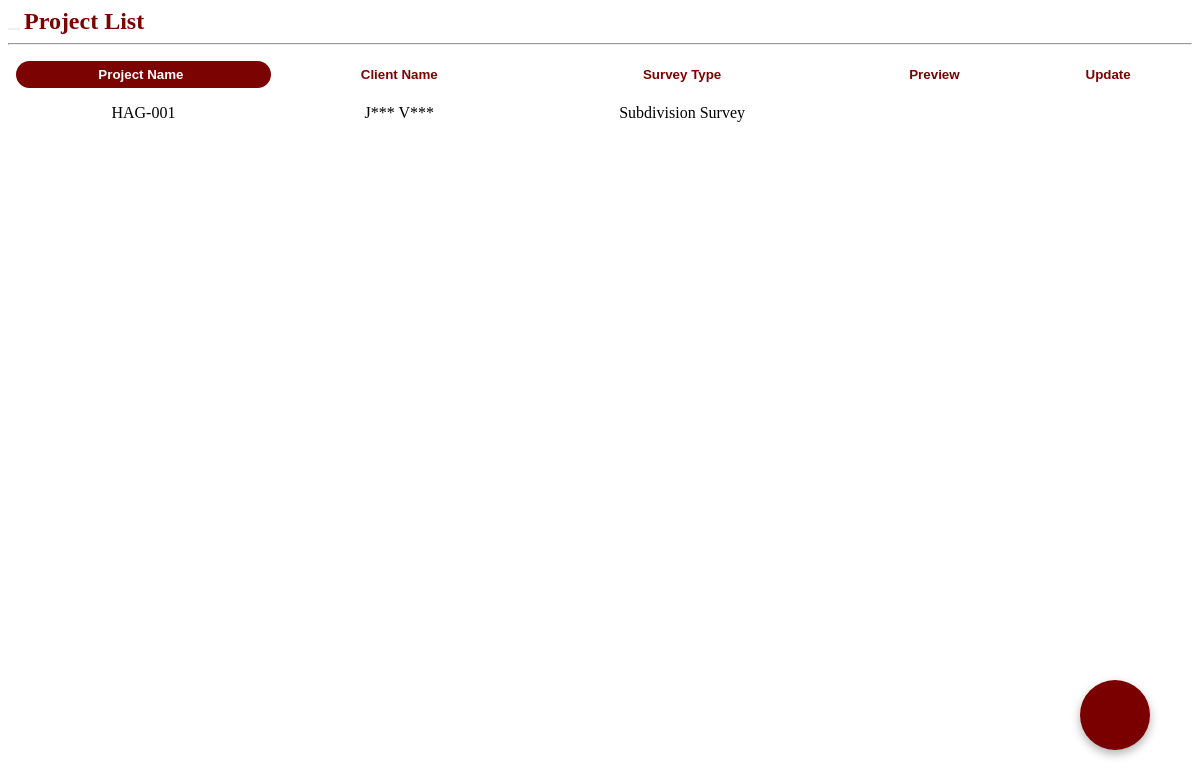
The page /project_list.php on the database as committed earlier.
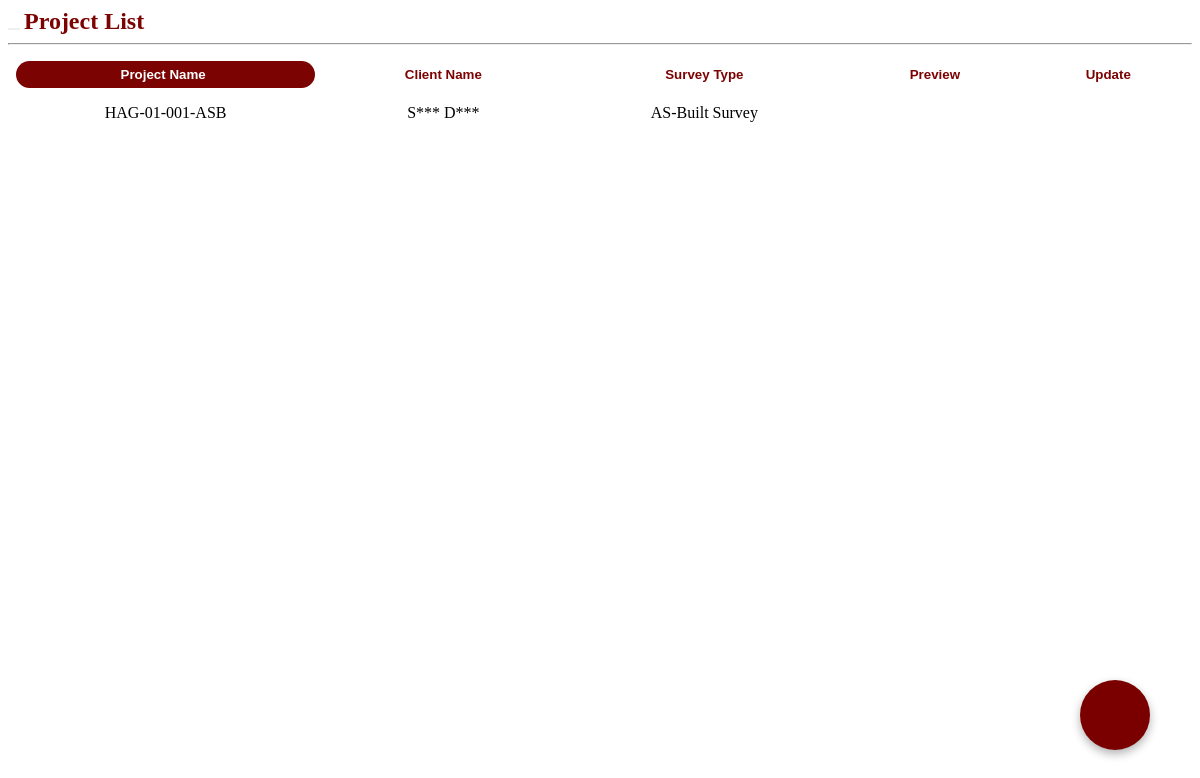
The same page on the database as committed later.
### tables this page shows
CREATE TABLE `project` (
  `ProjectID` varchar(20) NOT NULL,
  `AddressID` varchar(20) NOT NULL,
  `LotNo` varchar(50) NOT NULL,
  `ClientLName` varchar(50) NOT NULL,
  `ClientFName` varchar(50) NOT NULL,
  `SurveyType` enum('Relocation Survey','Verification Survey','Subdivision Survey','Consolidation Survey','Topographic Survey','AS-Built Survey','Sketch Plan / Vicinity Map','Land Titling / Transfer','Real Estate') NOT NULL,
  `DigitalLocation` varchar(255) NOT NULL,
  `SurveyStartDate` date NOT NULL,
  `SurveyEndDate` date DEFAULT NULL,
  `Agent` varchar(255) DEFAULT NULL,
  `RequestType` enum('For Approval','Sketch Plan') NOT NULL,
  `Approval` enum('LRA','PSD','CSD') DEFAULT NULL,
  `ProjectStatus` varchar(20) NOT NULL,
  `StorageStatus` varchar(20) DEFAULT NULL,
  `ProjectQR` varchar(255) NOT NULL
);

### project_list.php (the view, shortened to what this page needs)
<link rel="stylesheet" href="css/project_list.css">
<?php
include 'server/server.php';
$municipality = isset($_GET['municipality']) ? $_GET['municipality'] : '';
$sql = "SELECT
            p.ProjectID,
            p.LotNo,
            p.ClientFName,
            p.ClientLName,
            p.SurveyType,
            p.Agent,
            p.SurveyStartDate,
            p.SurveyEndDate,
            p.Approval,
            p.RequestType,
            a.Address AS StreetAddress,
            a.Barangay,
            a.Municipality,
            a.Province
        FROM project p
        JOIN address a ON p.AddressID = a.AddressID";
if (!empty($municipality)) {
    $sql .= " WHERE a.Municipality = ?";
    $stmt = $conn->prepare($sql);
    $stmt->bind_param("s", $municipality);
    $stmt->execute();
    $result = $stmt->get_result();
} else {
    $result = $conn->query($sql);
}
$projects = [];
if ($result && $result->num_rows > 0) {
    while ($row = $result->fetch_assoc()) {
        $projects[] = $row;
    }
}
?>
<?php
function formatAddress($street, $barangay, $municipality, $province)
{
    $parts = array_filter([
        $street,
        $barangay,
        $municipality,
        $province
    ]);
    return implode(', ', $parts);
}
?>
<?php
function maskName($fname, $lname)
{
    $maskedF = strlen($fname) > 0 ? $fname[0] . '***' : '';
    $maskedL = strlen($lname) > 0 ? $lname[0] . '***' : '';
    return $maskedF . ' ' . $maskedL;
}
?>
<div class="topbar">
    <button type="button" id="list-back-btn" class="fa fa-arrow-left" data-page="documents.php"></button>
    <span>
        <?= !empty($municipality) ? htmlspecialchars($municipality) : "Project List" ?>
    </span>
</div>
<hr class="top-line" />
<?php
$jobPosition = strtolower($_SESSION['jobposition'] ?? '');
$hideUpdate = ($jobPosition === 'cad operator' || $jobPosition === 'compliance officer');
?>
<table class="projectlist-table" id="projectTable">
    <thead>
        <tr>
            <th>
                <button class="sort-btn active-sort" onclick="sortTable(0, this)">
                    Project Name <i class="fa fa-long-arrow-down" style="margin-left:5px;"></i>
                </button>
            </th>
            <th><button class="sort-btn" onclick="sortTable(1, this)">Client Name</button></th>
            <th><button class="sort-btn" onclick="sortTable(2, this)">Survey Type</button></th>
            <th><button class="sort-btn">Preview</button></th>
            <?php if (!$hideUpdate): ?>
                <th><button class="sort-btn">Update</button></th>
            <?php endif; ?>
        </tr>
    </thead>
    <tbody>
        <?php foreach ($projects as $project): ?>
            <tr onclick="handleRowClick(this)"
                data-projectid="<?= htmlspecialchars($project['ProjectID'], ENT_QUOTES) ?>"
                data-lotno="<?= htmlspecialchars($project['LotNo'], ENT_QUOTES) ?>"
                data-clientfullname="<?= htmlspecialchars($project['ClientFName'] . ' ' . $project['ClientLName'], ENT_QUOTES) ?>"
                data-agent="<?= htmlspecialchars($project['Agent'] ?? 'not available', ENT_QUOTES) ?>"
                data-surveyperiod="<?= htmlspecialchars(
                    date('F j, Y', strtotime($project['SurveyStartDate'])) . ' - ' . date('F j, Y', strtotime($project['SurveyEndDate'])),
                    ENT_QUOTES
                ) ?>"
                data-address="<?= htmlspecialchars(formatAddress(
                    $project['StreetAddress'] ?? '',
                    $project['Barangay'] ?? '',
                    $project['Municipality'] ?? '',
                    $project['Province'] ?? ''
                ), ENT_QUOTES) ?>"
                data-approval="<?= htmlspecialchars($project['Approval'] ?? '', ENT_QUOTES) ?>"
                data-requesttype="<?= htmlspecialchars($project['RequestType'] ?? '', ENT_QUOTES) ?>"
            >
                <td class="row-first"><?= htmlspecialchars($project['ProjectID']) ?></td>
                <td><?= htmlspecialchars(maskName($project['ClientFName'], $project['ClientLName'])) ?></td>
                <td><?= htmlspecialchars($project['SurveyType']) ?></td>
                <td><button class="preview-btn fa fa-eye"></button></td>
                <?php if (!$hideUpdate): ?>
                    <td class="row-last">
                        <button class="update-btn fa fa-edit"
                            data-projectid="<?= htmlspecialchars($project['ProjectID'], ENT_QUOTES) ?>"
                            onclick="redirectToUpdate(this)">
                        </button>
                    </td>
                <?php endif; ?>
            </tr>
        <?php endforeach; ?>
    </tbody>
</table>
<div class="floating-add-project" data-page="upload.php">
</div>

### css/project_list.css (style rules this page uses)
.topbar span { font-size: 2cqw; color: #7B0302; font-weight: 700; }
.floating-add-project { position: fixed; bottom: 50px; right: 50px; background-color: #7a0000; border-radius: 50%; width: 70px; height: 70px; display: flex; justify-content: center; align-items: center; cursor: pointer; box-shadow: 0 4px 10px rgba(0, 0, 0, 0.3); z-index: 50; transition: transform 0.3s ease; }
.projectlist-table { width: 100%; border-collapse: collapse; }
.projectlist-table th, .projectlist-table td { padding: 8px; text-align: left; }
.projectlist-table td { text-align: center; padding: 8px; }
.sort-btn { width: 100%; background: transparent; border: none; color: #7B0302; font-weight: bold; cursor: pointer; padding: 6px; transition: background 0.3s, color 0.3s; }
.sort-btn.active-sort { background-color: #7B0302; color: white; border-radius: 4cqw; }
.preview-btn { color: black; cursor: pointer; font-size: 1.25cqw; transition: color 0.3s; border: none; background-color: transparent; }
.update-btn { color: black; cursor: pointer; font-size: 1.25cqw; transition: color 0.3s; border: none; background-color: transparent; }
#projectTable tbody tr { cursor: pointer; border-radius: 10cqw; }
.row-first { border-top-left-radius: 5cqw; border-bottom-left-radius: 5cqw; }
.row-last { border-top-right-radius: 5cqw; border-bottom-right-radius: 5cqw; }
#list-back-btn { font-size: 2vw; border: none; color: #7B0302; cursor: pointer; transition: color 0.3s; }

Rows that differ between the two databases and show on the page:
removed project: ProjectID "HAG-001", ClientFName+ClientLName "J*** V***", SurveyType "Subdivision Survey"
added project: ProjectID "HAG-01-001-ASB", ClientFName+ClientLName "S*** D***", SurveyType "AS-Built Survey"
